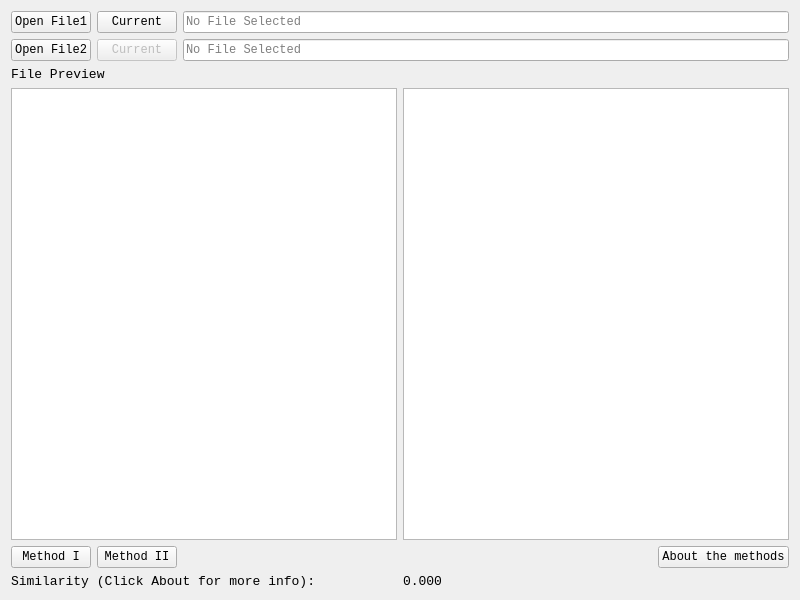
<?xml version="1.0" encoding="UTF-8"?>
<ui version="4.0">
 <class>compareDialog</class>
 <widget class="QWidget" name="compareDialog">
  <property name="geometry">
   <rect>
    <x>0</x>
    <y>0</y>
    <width>800</width>
    <height>600</height>
   </rect>
  </property>
  <property name="windowTitle">
   <string>Compare</string>
  </property>
  <property name="windowIcon">
   <iconset resource="mainIcon.qrc">
    <normaloff>:/resources/icon/sim.ico</normaloff>:/resources/icon/sim.ico</iconset>
  </property>
  <layout class="QGridLayout" name="gridLayout">
   <item row="0" column="0">
    <layout class="QVBoxLayout" name="verticalLayout_2">
     <item>
      <layout class="QHBoxLayout" name="horizontalLayout">
       <item>
        <widget class="QPushButton" name="openSrcFile">
         <property name="font">
          <font>
           <family>Consolas</family>
          </font>
         </property>
         <property name="text">
          <string>Open File1</string>
         </property>
        </widget>
       </item>
       <item>
        <widget class="QPushButton" name="openSrcCur">
         <property name="font">
          <font>
           <family>Consolas</family>
          </font>
         </property>
         <property name="text">
          <string>Current</string>
         </property>
        </widget>
       </item>
       <item>
        <widget class="QLineEdit" name="srcFilePath">
         <property name="font">
          <font>
           <family>Consolas</family>
          </font>
         </property>
         <property name="readOnly">
          <bool>true</bool>
         </property>
         <property name="placeholderText">
          <string>No File Selected</string>
         </property>
        </widget>
       </item>
      </layout>
     </item>
     <item>
      <layout class="QHBoxLayout" name="horizontalLayout_2">
       <item>
        <widget class="QPushButton" name="openStrFile">
         <property name="font">
          <font>
           <family>Consolas</family>
          </font>
         </property>
         <property name="text">
          <string>Open File2</string>
         </property>
        </widget>
       </item>
       <item>
        <widget class="QPushButton" name="openStrCur">
         <property name="enabled">
          <bool>false</bool>
         </property>
         <property name="font">
          <font>
           <family>Consolas</family>
          </font>
         </property>
         <property name="text">
          <string>Current</string>
         </property>
        </widget>
       </item>
       <item>
        <widget class="QLineEdit" name="strFilePath">
         <property name="font">
          <font>
           <family>Consolas</family>
          </font>
         </property>
         <property name="readOnly">
          <bool>true</bool>
         </property>
         <property name="placeholderText">
          <string>No File Selected</string>
         </property>
         <property name="clearButtonEnabled">
          <bool>false</bool>
         </property>
        </widget>
       </item>
      </layout>
     </item>
    </layout>
   </item>
   <item row="3" column="0">
    <layout class="QHBoxLayout" name="horizontalLayout_6">
     <item>
      <widget class="QLabel" name="simResultText">
       <property name="font">
        <font>
         <family>Consolas</family>
         <pointsize>10</pointsize>
        </font>
       </property>
       <property name="text">
        <string>Similarity (Click About for more info):</string>
       </property>
      </widget>
     </item>
     <item>
      <widget class="QLabel" name="simResult">
       <property name="font">
        <font>
         <family>Consolas</family>
         <pointsize>10</pointsize>
        </font>
       </property>
       <property name="text">
        <string>0.000</string>
       </property>
      </widget>
     </item>
    </layout>
   </item>
   <item row="2" column="0">
    <layout class="QHBoxLayout" name="horizontalLayout_5">
     <item>
      <layout class="QHBoxLayout" name="horizontalLayout_4">
       <item>
        <widget class="QPushButton" name="cmpMethod1">
         <property name="font">
          <font>
           <family>Consolas</family>
          </font>
         </property>
         <property name="text">
          <string>Method I</string>
         </property>
        </widget>
       </item>
       <item>
        <widget class="QPushButton" name="cmpMethod2">
         <property name="font">
          <font>
           <family>Consolas</family>
          </font>
         </property>
         <property name="text">
          <string>Method II</string>
         </property>
        </widget>
       </item>
      </layout>
     </item>
     <item>
      <spacer name="horizontalSpacer">
       <property name="orientation">
        <enum>Qt::Horizontal</enum>
       </property>
       <property name="sizeHint" stdset="0">
        <size>
         <width>258</width>
         <height>20</height>
        </size>
       </property>
      </spacer>
     </item>
     <item>
      <widget class="QPushButton" name="cmpMethodHelp">
       <property name="font">
        <font>
         <family>Consolas</family>
        </font>
       </property>
       <property name="text">
        <string>About the methods</string>
       </property>
      </widget>
     </item>
    </layout>
   </item>
   <item row="1" column="0">
    <layout class="QVBoxLayout" name="verticalLayout">
     <item>
      <widget class="QLabel" name="filePreview">
       <property name="font">
        <font>
         <family>Consolas</family>
         <pointsize>10</pointsize>
        </font>
       </property>
       <property name="text">
        <string>File Preview</string>
       </property>
      </widget>
     </item>
     <item>
      <layout class="QHBoxLayout" name="horizontalLayout_3">
       <item>
        <widget class="QPlainTextEdit" name="srcTextArea">
         <property name="font">
          <font>
           <family>Consolas</family>
           <pointsize>10</pointsize>
          </font>
         </property>
         <property name="readOnly">
          <bool>true</bool>
         </property>
        </widget>
       </item>
       <item>
        <widget class="QPlainTextEdit" name="strTextArea">
         <property name="font">
          <font>
           <family>Consolas</family>
           <pointsize>10</pointsize>
          </font>
         </property>
         <property name="readOnly">
          <bool>true</bool>
         </property>
        </widget>
       </item>
      </layout>
     </item>
    </layout>
   </item>
  </layout>
 </widget>
 <resources>
  <include location="mainIcon.qrc"/>
 </resources>
 <connections/>
</ui>
